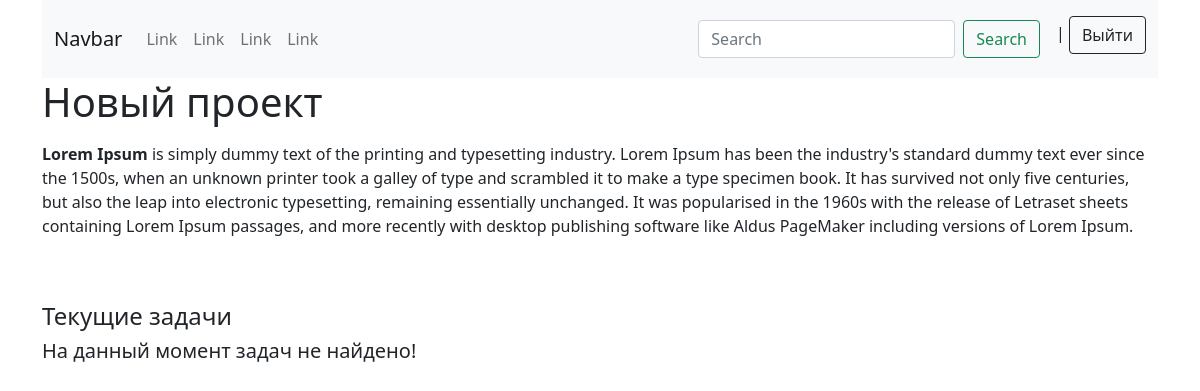
/project/novyi-proekt, run on the app's committed database.
### mainapp/models.py (models this page shows, shortened)
class Project(models.Model):
    user = models.ForeignKey(User, on_delete=models.CASCADE, verbose_name='Пользователь')
    name = models.CharField(max_length=120, verbose_name='Название')
    slug = models.SlugField(unique=True)
    description = RichTextField(verbose_name='Описание')
    photo = models.ImageField(upload_to='photos/', null=True, blank=True, verbose_name='Фото')
    file = models.FileField(upload_to='files/', null=True, blank=True, verbose_name='Файлы')
    started = models.DateTimeField(auto_now_add=True, verbose_name='Начало')
    ended = models.DateTimeField(blank=True, null=True, verbose_name='Закончился')
    deadline = models.DateField(verbose_name='Дедлайн до')
    tags = models.ManyToManyField(Tag, verbose_name='Теги')
    class Meta:
        verbose_name = 'Проект'
        verbose_name_plural = 'Проекты'

### mainapp/views.py (the view)
# urls.py: path('project/<slug:slug>', UserProjectDetailView.as_view(), name='proj_details'),
class UserProjectDetailView(DetailView):
    model = Project
    template_name = 'mainapp/project_details/project_details.html'
    context_object_name = 'project'

### templates/mainapp/project_details/project_details.html
{% extends 'mainapp/base.html' %}
{% block content %}
<div class="container">
    <div class="row">
        <div class="col mb-5">
            <h1>{{ project.name }}</h1>
            <p>{{ project.description|safe }}</p>
        </div>
        <h4>Текущие задачи</h4>
        {% if project.task_set.all %}
            {% for tasks in project.task_set.all %}
                <div class="col-md-6 mt-3">
                    <div class="card mb-3">
                        <div class="card-body">
                            <h5 class="card-title">{{ tasks.title }}</h5>
                            <strong>Описание</strong>: {{ tasks.description|safe }}
                            <p class="card-text"><strong>Начало</strong>: {{ tasks.started }}</p>
                            <p class="card-text"><strong>Дедлайн</strong>: {{ tasks.deadline }}</p>
                            <p class="card-text"><strong>Приоритет</strong>:
                                {% if tasks.priority == 'Низкий' %} <i class="fa-solid fa-square fa-sm" style="color: #11d031;"></i>
                                    {{ tasks.priority }}
                                {% elif tasks.priority == 'Средний' %} <i class="fa-solid fa-square fa-sm" style="color: #cc9d19;"></i>
                                    {{ tasks.priority }}
                                {% elif tasks.priority == 'Высокий' %} <i class="fa-solid fa-square fa-sm" style="color: #e240dd;"></i>
                                    {{ tasks.priority }}
                                {% elif tasks.priority == 'Наивысший' %} <i class="fa-solid fa-square fa-sm" style="color: #d02525;"></i>
                                    {{ tasks.priority }}
                                {% endif %}
                            </p>
                        </div>
                    </div>
                </div>
            {% endfor %}
        {% else %}
            <h5>На данный момент задач не найдено!</h5>
        {% endif %}
    </div>
</div>
{% endblock %}

### data on the page
Project: name "Новый проект", description "Lorem Ipsum is simply dummy text of the printing and typesetting industry. Lorem Ipsum has been the industry's standard dummy text ever since the 1500s, when an unknown printer took a galley of type and scrambled it to make a type specimen book. It has survived not only five centuries, but also the leap into electronic typesetting, remaining essentially unchanged. It was popularised in the 1960s with the release of Letraset sheets containing Lorem Ipsum passages, and more recently with desktop publishing software like Aldus PageMaker including versions of Lorem Ipsum."
